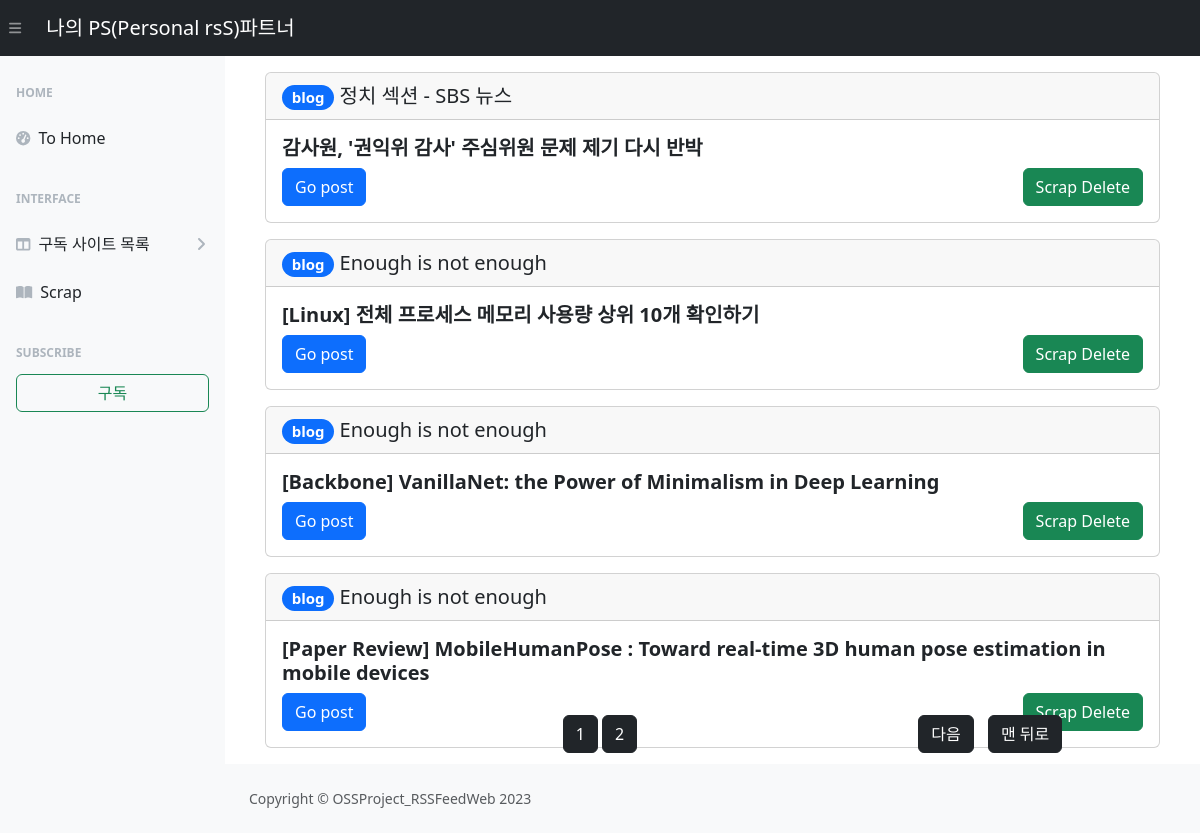
/scrap/, run on an earlier commit of the app's database.
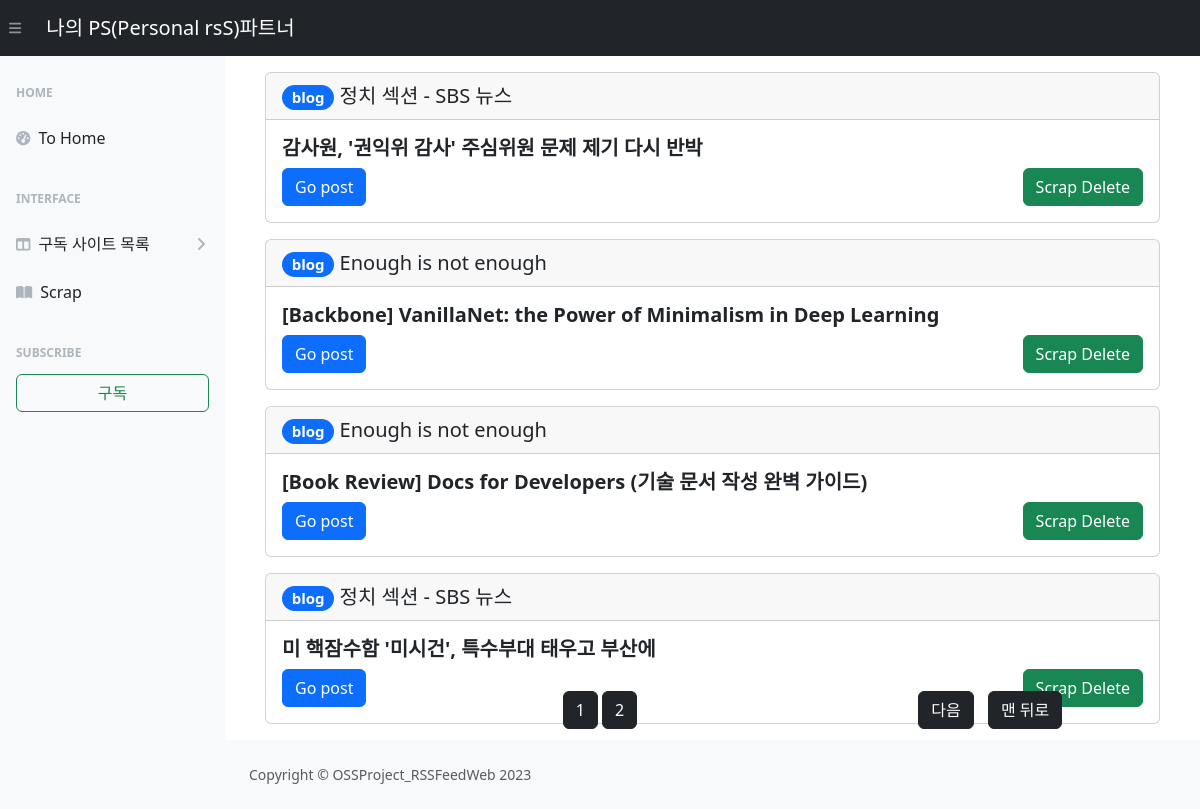
And on a later commit of the database.
### RssFeedWeb/models.py (models this page shows)
class scrapData(models.Model):
    title = models.CharField(max_length=100)
    link = models.URLField(unique=True)
    main_title = models.CharField(max_length=100)

### RssFeedWeb/views.py (the view)
# urls.py: path('scrap/', views.scrap, name='scrap'),
def scrap(request):
    url = subsData.objects.all()
    scrap=scrapData.objects.all()
    result = []
    for sub in url:
        rss_Url = sub.link
        subList = feedparser.parse(rss_Url)
        result.append(subList)
    paginator = Paginator(scrap, 4)
    page_number = request.GET.get('page',1)  # 현재 페이지 번호 가져오기
    page_obj = paginator.get_page(page_number)
    return render(request, "RssFeedWeb/scrap.html",
           {"result":result,"url":url,"scrap":scrap,"page_obj":page_obj})

### templates/RssFeedWeb/scrap.html (shortened to what the changed rows need)
<!DOCTYPE html>
<html>
<head>
    {% load static %}
    <link rel="stylesheet" type="text/css" href="{% static 'styles.css' %}">
    <link href="https://cdn.jsdelivr.net/npm/bootstrap@5.3.0-alpha3/dist/css/bootstrap.min.css" rel="stylesheet"
>
</head>
<body>
<div id="layoutSidenav">
    <div id="layoutSidenav_content">
        <main>
            <div class="container-fluid px-4">
                <div>
                    {% if scrap%}
                    {%for scrap_item in page_obj%}
                    <div class="m-3">
                        <div class="card">
                            <a href="{{scrap.html}}" class="card-header fs-5 text-decoration-none"><span
                                    class="badge rounded-pill text-bg-primary">blog</span>&nbsp;{{scrap_item.main_title}}</a>
                            <div class="card-body">
                                <h5 class="card-title fw-bold">{{ scrap_item.title }}</h5>
                                <a href="{{ scrap_item.link }}" class="btn btn-primary">Go post</a>
                                <div style="float:right">
                                    <a href="{% url 'scrap_Del' scrap_item.id%}" class="btn btn-success">Scrap
                                        Delete</a>
                                </div>
                            </div>
                        </div>
                    </div>
                    {%endfor%}
                    {%else%}
                    <h6>아직 스크랩 한 글이 없습니다.</h6>
                    <h6>지금 스크랩을 해보세요!</h6>
                    {%endif%}
                </div>
            </div>
        </main>
    </div>
    <div style="text-align:center;">
        <div class="pagination">
            <div style="width:30%; margin: 5px;">
                {% for page in page_obj.paginator.page_range %}
                {% if page >= page_obj.number|add:-2 and page <= page_obj.number|add:2 %}
                <span class="{% if page == page_obj.number %}current{% endif %}">
                        <a class="btn btn-dark" href="?page={{ page }}">{{ page}}</a>
                    </span>
                {% endif %}
                {% endfor %}
            </div>
        </div>
    </div>
</div>
</body>
</html>

What changed in the data, as far as the page shows it:
removed scrapData: main_title "Enough is not enough", title "[Linux] 전체 프로세스 메모리 사용량 상위 10개 확인하기"
removed scrapData: main_title "Enough is not enough", title "[Paper Review] MobileHumanPose : Toward real-time 3D human pose estimation in mobile devices"
now on this page (row unchanged): scrapData: main_title "Enough is not enough", title "[Book Review] Docs for Developers (기술 문서 작성 완벽 가이드)"
added scrapData: main_title "정치 섹션 - SBS 뉴스", title "미 핵잠수함 '미시건', 특수부대 태우고 부산에"
